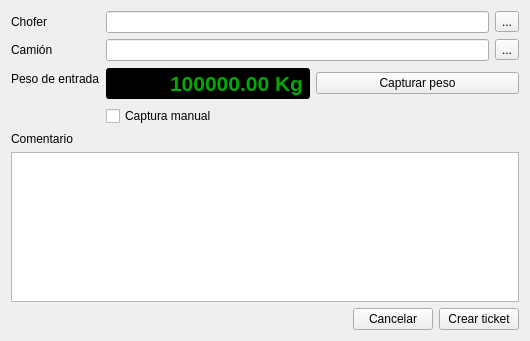
<?xml version="1.0" encoding="UTF-8"?>
<ui version="4.0">
 <class>NewTicket</class>
 <widget class="QWidget" name="NewTicket">
  <property name="geometry">
   <rect>
    <x>0</x>
    <y>0</y>
    <width>530</width>
    <height>341</height>
   </rect>
  </property>
  <property name="minimumSize">
   <size>
    <width>480</width>
    <height>300</height>
   </size>
  </property>
  <property name="windowTitle">
   <string>Dialog</string>
  </property>
  <layout class="QVBoxLayout" name="verticalLayout">
   <item>
    <layout class="QFormLayout" name="formLayout">
     <property name="fieldGrowthPolicy">
      <enum>QFormLayout::AllNonFixedFieldsGrow</enum>
     </property>
     <item row="0" column="0">
      <widget class="QLabel" name="label_2">
       <property name="text">
        <string>Chofer</string>
       </property>
      </widget>
     </item>
     <item row="0" column="1">
      <layout class="QHBoxLayout" name="horizontalLayout_3">
       <item>
        <widget class="QLineEdit" name="driverLineEdit">
         <property name="focusPolicy">
          <enum>Qt::StrongFocus</enum>
         </property>
         <property name="readOnly">
          <bool>true</bool>
         </property>
        </widget>
       </item>
       <item>
        <widget class="QToolButton" name="addDriverButton">
         <property name="toolTip">
          <string>Agregar chofer</string>
         </property>
         <property name="text">
          <string>...</string>
         </property>
         <property name="icon">
          <iconset resource="pixmaps/pixmaps.qrc">
           <normaloff>:/icons/add-transaction.png</normaloff>:/icons/add-transaction.png</iconset>
         </property>
        </widget>
       </item>
      </layout>
     </item>
     <item row="1" column="0">
      <widget class="QLabel" name="label_3">
       <property name="text">
        <string>Camión</string>
       </property>
      </widget>
     </item>
     <item row="1" column="1">
      <layout class="QHBoxLayout" name="horizontalLayout_4">
       <item>
        <widget class="QLineEdit" name="truckLineEdit">
         <property name="readOnly">
          <bool>true</bool>
         </property>
        </widget>
       </item>
       <item>
        <widget class="QToolButton" name="addTruckButton">
         <property name="toolTip">
          <string>Crear nuevo camión</string>
         </property>
         <property name="text">
          <string>...</string>
         </property>
         <property name="icon">
          <iconset resource="pixmaps/pixmaps.qrc">
           <normaloff>:/icons/add-transaction.png</normaloff>:/icons/add-transaction.png</iconset>
         </property>
        </widget>
       </item>
      </layout>
     </item>
     <item row="3" column="0">
      <widget class="QLabel" name="weightLabel">
       <property name="text">
        <string>Peso de entrada</string>
       </property>
      </widget>
     </item>
     <item row="3" column="1">
      <layout class="QHBoxLayout" name="weightLayout">
       <item>
        <widget class="QDoubleSpinBox" name="incomingWeightSpinBox">
         <property name="enabled">
          <bool>false</bool>
         </property>
         <property name="minimumSize">
          <size>
           <width>0</width>
           <height>0</height>
          </size>
         </property>
         <property name="font">
          <font>
           <pointsize>16</pointsize>
           <weight>75</weight>
           <bold>true</bold>
          </font>
         </property>
         <property name="focusPolicy">
          <enum>Qt::ClickFocus</enum>
         </property>
         <property name="styleSheet">
          <string notr="true">color: rgb(0, 170, 0);
background-color: rgb(0, 0, 0);</string>
         </property>
         <property name="alignment">
          <set>Qt::AlignRight|Qt::AlignTrailing|Qt::AlignVCenter</set>
         </property>
         <property name="buttonSymbols">
          <enum>QAbstractSpinBox::NoButtons</enum>
         </property>
         <property name="suffix">
          <string> Kg</string>
         </property>
         <property name="maximum">
          <double>999999.000000000000000</double>
         </property>
         <property name="value">
          <double>100000.000000000000000</double>
         </property>
        </widget>
       </item>
       <item>
        <widget class="QPushButton" name="captureWeightButton">
         <property name="minimumSize">
          <size>
           <width>120</width>
           <height>0</height>
          </size>
         </property>
         <property name="styleSheet">
          <string notr="true">QPushButton:checked {
	background-color: rgb(0, 255, 0);
	border: 0px;
}</string>
         </property>
         <property name="text">
          <string>Capturar peso</string>
         </property>
         <property name="checkable">
          <bool>true</bool>
         </property>
         <property name="checked">
          <bool>false</bool>
         </property>
        </widget>
       </item>
      </layout>
     </item>
     <item row="4" column="1">
      <widget class="QCheckBox" name="manualCheckBox">
       <property name="text">
        <string>Captura manual</string>
       </property>
      </widget>
     </item>
    </layout>
   </item>
   <item>
    <widget class="QLabel" name="label">
     <property name="text">
      <string>Comentario</string>
     </property>
    </widget>
   </item>
   <item>
    <widget class="QPlainTextEdit" name="commentPlainTextEdit">
     <property name="tabChangesFocus">
      <bool>true</bool>
     </property>
    </widget>
   </item>
   <item>
    <layout class="QHBoxLayout" name="buttonsLayout">
     <item>
      <spacer name="horizontalSpacer">
       <property name="orientation">
        <enum>Qt::Horizontal</enum>
       </property>
       <property name="sizeHint" stdset="0">
        <size>
         <width>40</width>
         <height>20</height>
        </size>
       </property>
      </spacer>
     </item>
     <item>
      <widget class="QPushButton" name="cancelButton">
       <property name="focusPolicy">
        <enum>Qt::NoFocus</enum>
       </property>
       <property name="text">
        <string>Cancelar</string>
       </property>
      </widget>
     </item>
     <item>
      <widget class="QPushButton" name="createTicketButton">
       <property name="text">
        <string>Crear ticket</string>
       </property>
      </widget>
     </item>
    </layout>
   </item>
  </layout>
  <zorder>commentPlainTextEdit</zorder>
  <zorder>label</zorder>
 </widget>
 <resources>
  <include location="pixmaps/pixmaps.qrc"/>
 </resources>
 <connections/>
</ui>
